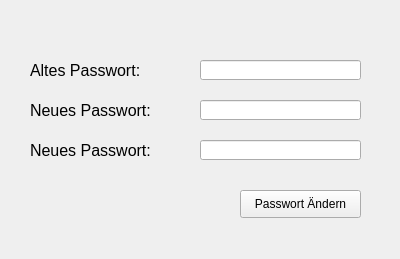
<?xml version="1.0" encoding="UTF-8"?>
<ui version="4.0">
 <class>PasswortAendernView</class>
 <widget class="QWidget" name="PasswortAendernView">
  <property name="geometry">
   <rect>
    <x>0</x>
    <y>0</y>
    <width>400</width>
    <height>259</height>
   </rect>
  </property>
  <property name="windowTitle">
   <string>Form</string>
  </property>
  <widget class="QLabel" name="alt_passwort_label">
   <property name="geometry">
    <rect>
     <x>30</x>
     <y>60</y>
     <width>151</width>
     <height>21</height>
    </rect>
   </property>
   <property name="font">
    <font>
     <pointsize>12</pointsize>
    </font>
   </property>
   <property name="text">
    <string>Altes Passwort:</string>
   </property>
  </widget>
  <widget class="QLabel" name="neu_passwort_label">
   <property name="geometry">
    <rect>
     <x>30</x>
     <y>100</y>
     <width>151</width>
     <height>21</height>
    </rect>
   </property>
   <property name="font">
    <font>
     <pointsize>12</pointsize>
    </font>
   </property>
   <property name="text">
    <string>Neues Passwort:</string>
   </property>
  </widget>
  <widget class="QLabel" name="neu_passwort_label_w">
   <property name="geometry">
    <rect>
     <x>30</x>
     <y>140</y>
     <width>151</width>
     <height>21</height>
    </rect>
   </property>
   <property name="font">
    <font>
     <pointsize>12</pointsize>
    </font>
   </property>
   <property name="text">
    <string>Neues Passwort:</string>
   </property>
  </widget>
  <widget class="QLineEdit" name="old_password_field">
   <property name="geometry">
    <rect>
     <x>200</x>
     <y>60</y>
     <width>161</width>
     <height>20</height>
    </rect>
   </property>
   <property name="font">
    <font>
     <pointsize>12</pointsize>
    </font>
   </property>
  </widget>
  <widget class="QLineEdit" name="new_password_field">
   <property name="geometry">
    <rect>
     <x>200</x>
     <y>100</y>
     <width>161</width>
     <height>20</height>
    </rect>
   </property>
   <property name="font">
    <font>
     <pointsize>12</pointsize>
    </font>
   </property>
  </widget>
  <widget class="QLineEdit" name="new_password_field_w">
   <property name="geometry">
    <rect>
     <x>200</x>
     <y>140</y>
     <width>161</width>
     <height>20</height>
    </rect>
   </property>
   <property name="font">
    <font>
     <pointsize>12</pointsize>
    </font>
   </property>
  </widget>
  <widget class="QPushButton" name="change_password_button">
   <property name="geometry">
    <rect>
     <x>240</x>
     <y>190</y>
     <width>121</width>
     <height>28</height>
    </rect>
   </property>
   <property name="text">
    <string>Passwort Ändern</string>
   </property>
  </widget>
 </widget>
 <resources/>
 <connections/>
</ui>
